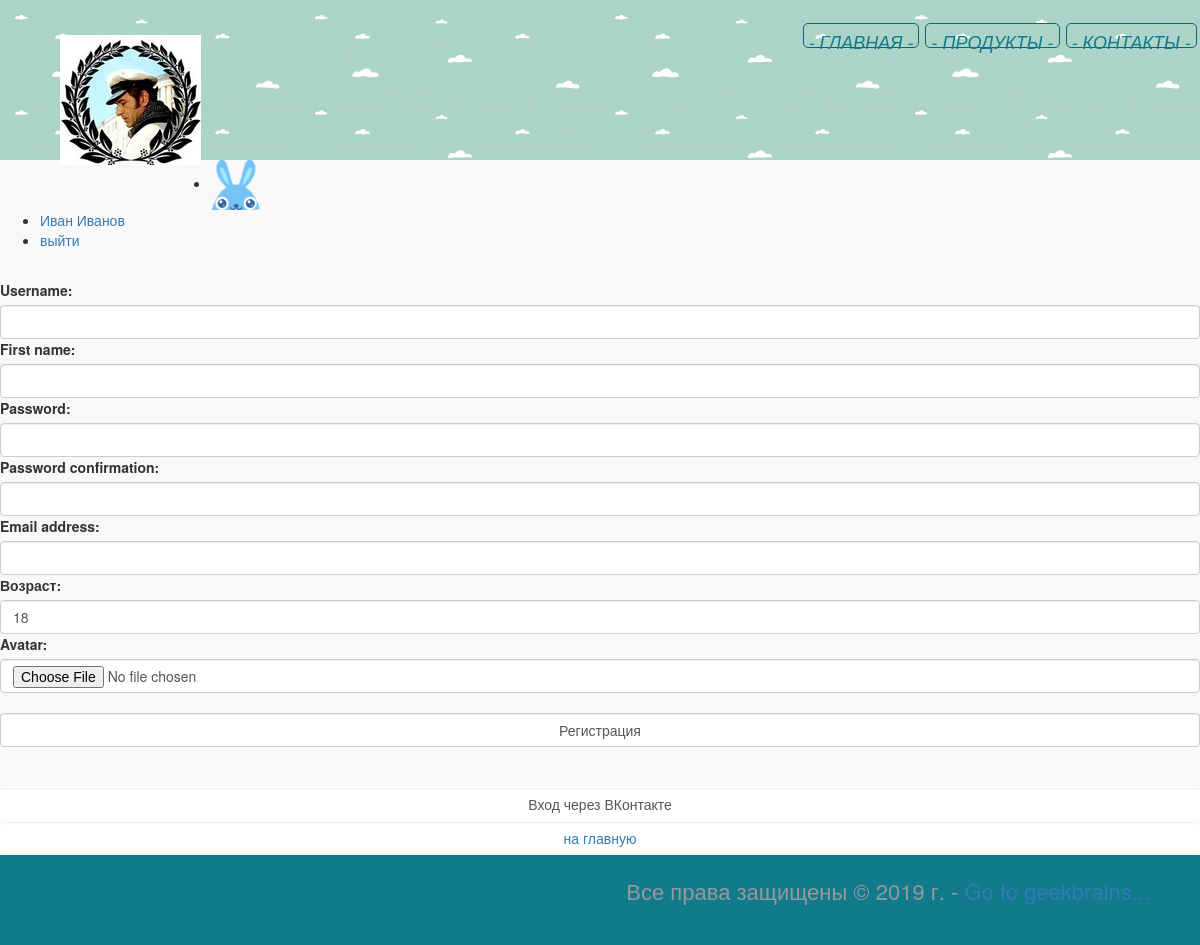
Screenshot of /register/ (signed in) with the database file from the repository.
### authapp/models.py (models this page shows, shortened)
class ShopUser(AbstractUser):
    class Meta:
        verbose_name = 'Пользователь'
        verbose_name_plural = 'Пользователи'
    avatar = models.ImageField(upload_to='user_avatars', blank=True)
    age = models.PositiveIntegerField(verbose_name='Возраст', default=18)
    activation_key = models.CharField(max_length=128, blank=True)
    activation_key_expires = models.DateTimeField(default=get_exp())

### authapp/views.py (the view)
# urls.py: path('register/', authapp_view.register, name='register'),
def register(request):
    title = 'регистрация'
    if request.method == 'POST':
        register_form = ShopUserRegisterForm(request.POST, request.FILES)
        if register_form.is_valid():
            user = register_form.save()
            if send_verify_mail(user):
                print('сообщение подтверждения отправлено')
            else:
                print('ошибка отправки сообщения')
            return render(request, 'authapp/emailed.html')
    else:
        register_form = ShopUserRegisterForm()
    context = {'title': title, 'register_form': register_form}
    return render(request, 'authapp/register.html', context)

### authapp/forms.py (shortened to what this page needs)
class ShopUserRegisterForm (UserCreationForm):
    class Meta:
        model = ShopUser
        fields = ('username', 'first_name', 'password1', 'password2', 'email', 'age', 'avatar')
    def __init__(self, *args, **kwargs):
        super().__init__(*args, **kwargs)
        for field_name, field in self.fields.items():
            field.widget.attrs['class'] = 'form-control'
            field.help_text = ''

### authapp/templates/authapp/register.html (shortened to what this page needs)
{% extends 'mainapp/base.html' %}
{% load static %}
{% block extrahead %}
    <link rel = "stylesheet" type = "text/css" href = "{% static 'css/bootstrap.min.css' %}">
    <link rel = "stylesheet" type = "text/css" href = "{% static 'css/style.css' %}">
{% endblock %}
{% block content %}
    <br>
    <form class = "form-horizontal" method="POST" enctype = "multipart/form-data" action="{% url 'auth:register' %}">
    {{ register_form.as_table }}
    <br>
    <input class="form-control" type="submit" value="Регистрация">
    <br>
    </form>
    <br>
    <a href="{% url 'social:begin' 'vk-oauth2' %}?next=/" class="btn btn-round form-control">Вход через ВКонтакте</a>
    <br>
    <button class = "btn btn-round form-control last">
        <a href = "{% url 'mainapp:main' %}" class = "">
            на главную
        </a>
    </button>
    <br>
{% endblock %}

### mainapp/templates/mainapp/base.html (shortened to what this page needs)
<!DOCTYPE html>
{% load static %}
<html lang="en">
<head>
    <link rel="stylesheet" href="{% static 'css/style.css'%}">
    {% block extrahead %}
    {% endblock %}
</head>
<body>
    {% block header %}
        <div class="header">
            <img class="logo" src="{% static 'img/logo.jpg'%}" alt="Logo">
            {% include 'mainapp/includes/inc_menu.html' %}
        </div>
        <ul>
            {% if user.is_authenticated %}
                <li>
                    <div class = "user_avatar"><img width=50px height="50px" src="/media/{{ user.avatar }}" alt="Аватарка"></div>
                </li>
                <li>
                    <a class="userBage" href = "{% url 'auth:edit' %}" >
                        {{ user.first_name|default:'Пользователь' }}
                    </a>
                </li>
            {% endif %}
                <li>
                    {% if user.is_authenticated %}
                        <a class="userBage" href = "{% url 'auth:logout' %}" >выйти</a>
                    {% else %}
                        <a class="userBage" href = "{% url 'auth:login' %}" >войти/зарегистрироваться</a>
                    {% endif %}
                </li>
        </ul>
    {% endblock %}
    {% block content %}{% endblock %}
    {% block footer %}
        <div class="footer">
            <p>
                Все права защищены &copy;&nbsp;2019 г. - <a href="https://geekbrains.ru" target="_blank">Go to geekbrains...</a>
            </p>
        </div>
    {% endblock %}
</body>
</html>

### static/css/style.css (style rules this page uses)
body { background-color: #f8f8f8; }
.logo { float: left; margin: 15px 10px; border: none; outline: none; }
.header { height: 160px; padding-top: 20px; padding-bottom: 20px; padding-left: 50px; background-image: url("/static/img/header_back.png"); }
.footer { height: 90px; background-color: #117a8b; padding-top: 20px; padding-right: 50px; text-align: right; }
.footer > p { color: #95999c; font-size: 22px; }

### rows the page displays
ShopUser: avatar (picture), first_name "Иван Иванов"
